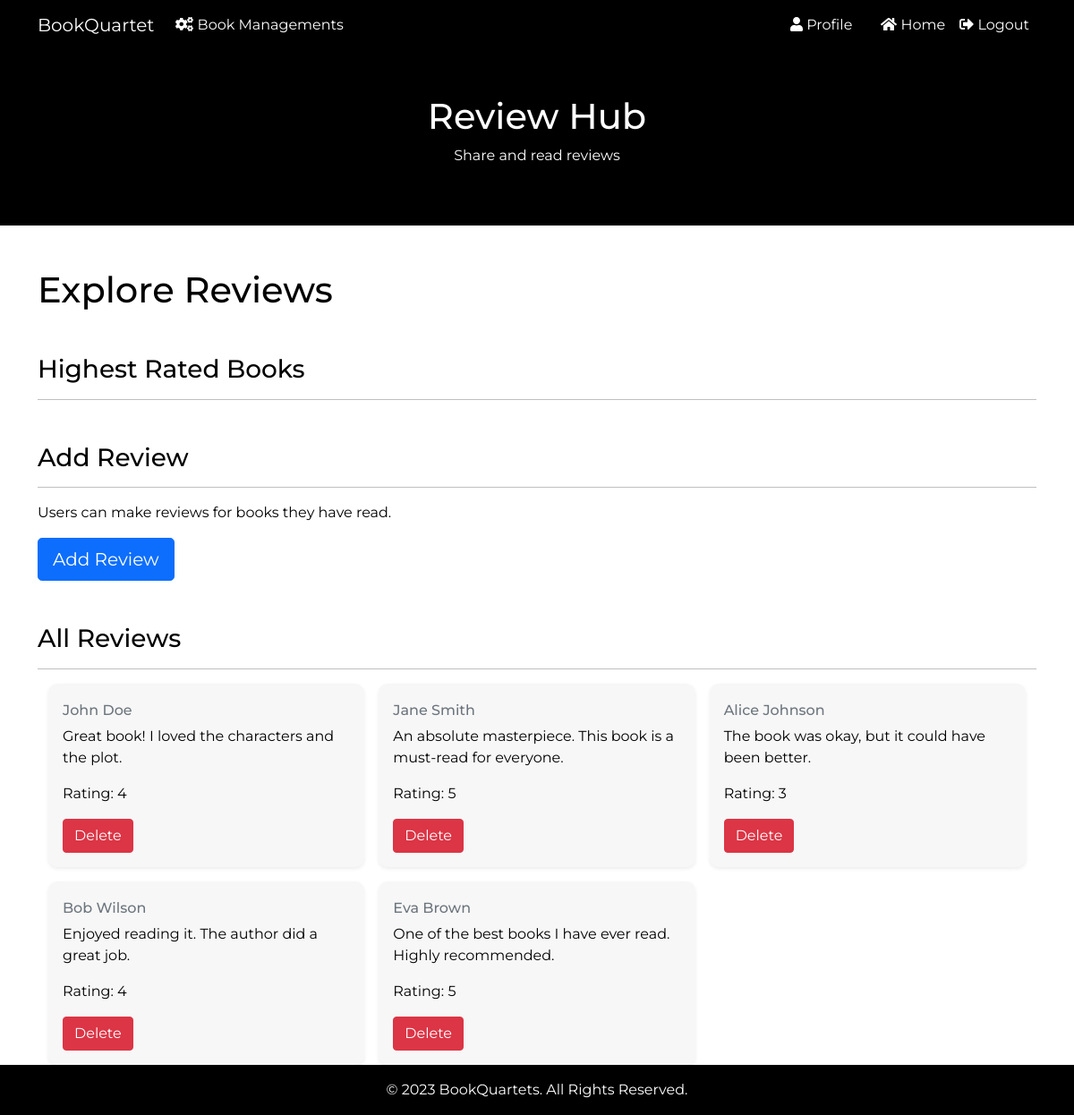
/reviewMain.php, run on the app's committed database.
### tables this page shows
CREATE TABLE Reviews (
    ReviewID INT AUTO_INCREMENT PRIMARY KEY,
    BookID INT NOT NULL,
    ReviewerName VARCHAR(255) NOT NULL,
    Rating INT NOT NULL,
    ReviewText TEXT,
    ReviewDate TIMESTAMP DEFAULT CURRENT_TIMESTAMP,
    FOREIGN KEY (BookID) REFERENCES Books(BookID)
);

### allReviewsProcess.php (the view, shortened to what this page needs)
<?php
function displayAllReviews() {
    $conn = getConnection();
    $sql = "SELECT * FROM Reviews";
    $result = $conn->query($sql);
    if ($result->num_rows > 0) {
        echo '<div class="container">';
        echo '<div class="row row-cols-1 row-cols-sm-2 row-cols-md-3 g-3">';
        while ($row = $result->fetch_assoc()) {
            echo '<div class="col">';
            echo '<div class="card shadow-sm">';
            echo '<div class="card-body">';
            echo '<h6 class="card-subtitle mb-2 text-muted">' . $row["ReviewerName"] . '</h6>';
            echo '<p class="card-text">' . $row["ReviewText"] . '</p>';
            echo '<p class="card-text">Rating: ' . $row["Rating"] . '</p>';
            echo '<button class="btn btn-danger" onclick="confirmDelete(' . $row["ReviewID"] . ')">Delete</button>';
            echo '</div>';
            echo '</div>';
            echo '</div>';
        }
        echo '</div>';
        echo '</div>';
    } else {
        echo "<p>No reviews found.</p>";
    }
}
?>

### styles.css (style rules this page uses)
:root { --primary-color: #000; --secondary-color: #FFF; --font: "Montserrat", sans-serif; }
body { font-family: var(--font); background-color: var(--secondary-color); color: var(--primary-color); margin: 0; display: flex; flex-direction: column; min-height: 100vh; }
.card { border: none; transition: transform 0.3s; background: #f7f7f7; border-radius: 10px; box-shadow: 0 2px 4px rgba(0, 0, 0, 0.1); }

### data on the page
reviews: ReviewerName "John Doe", ReviewText "Great book! I loved the characters and the plot.", Rating "4"
reviews: ReviewerName "Jane Smith", ReviewText "An absolute masterpiece. This book is a must-read for everyone.", Rating "5"
reviews: ReviewerName "Alice Johnson", ReviewText "The book was okay, but it could have been better.", Rating "3"
reviews: ReviewerName "Bob Wilson", ReviewText "Enjoyed reading it. The author did a great job.", Rating "4"
reviews: ReviewerName "Eva Brown", ReviewText "One of the best books I have ever read. Highly recommended.", Rating "5"
